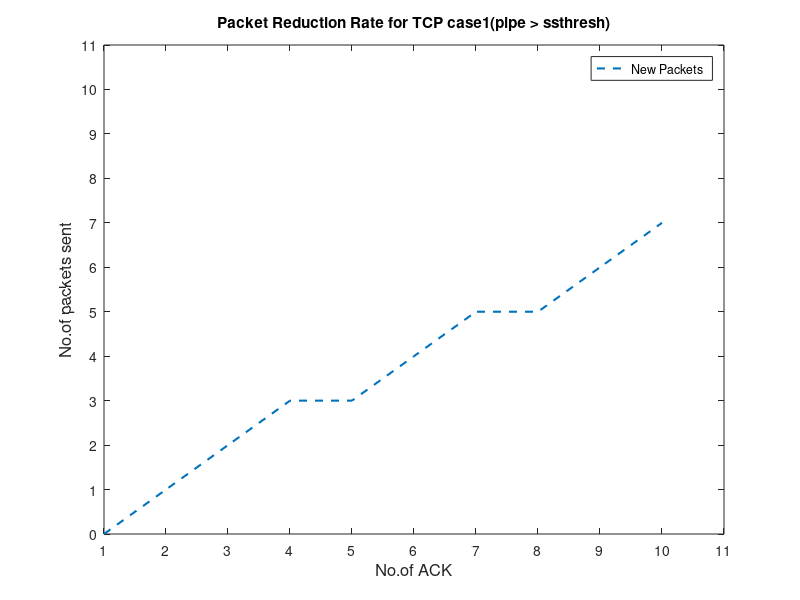

Reproduce this figure in MATLAB.
pipe =10;
recoverFS=10;
ssthresh=7;
maxIteration=100;
for i=1:maxIteration
    if(pipe<=ssthresh)
        break;
    else
        pipe=pipe-1;
        packet_delivered=i;
        if i==1
            packet_out=0;
        else
            packet_out=packet_out+sndcnt;
        end
        out(i)=packet_out;      %new packets sent
        sndcnt=ceil((packet_delivered.*ssthresh)/recoverFS)-packet_out;
        fprintf("Send count =%d\n",sndcnt);
        pack(i)=pipe;
        pipe=pipe+sndcnt;
        cwnd=pipe+sndcnt;
    end
end


figure;
x=1:i-1;
p2 = plot(x, out, '--', 'LineWidth', 1.5);
title("Packet Reduction Rate for TCP case1(pipe > ssthresh)");
legend('New Packets');
xlabel('No.of ACK','FontSize',12);
ylabel('No.of packets sent','FontSize', 12);
axis([1 11 0 11]);
ticks = [0:11];
set(gca,'XTick',ticks);
set(gca,'YTick',ticks);
saveas(gcf, 'Case 1.jpg', 'jpg');